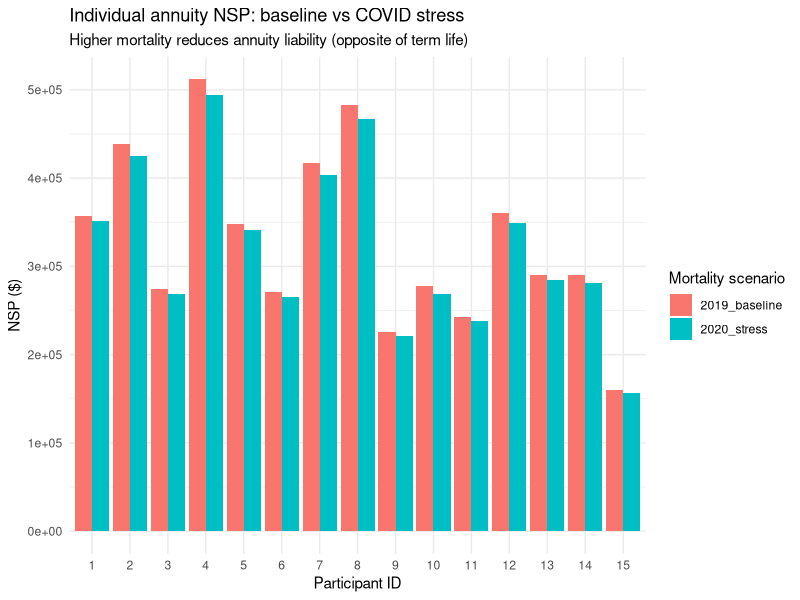
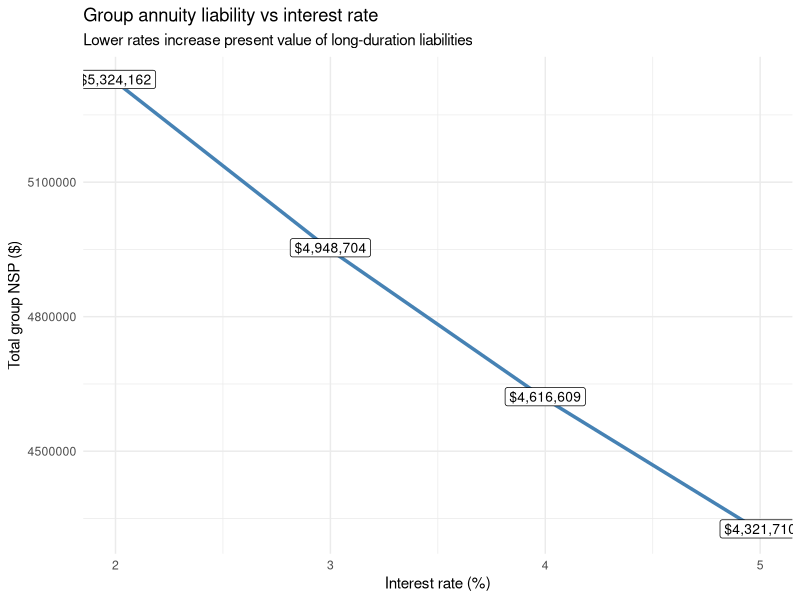
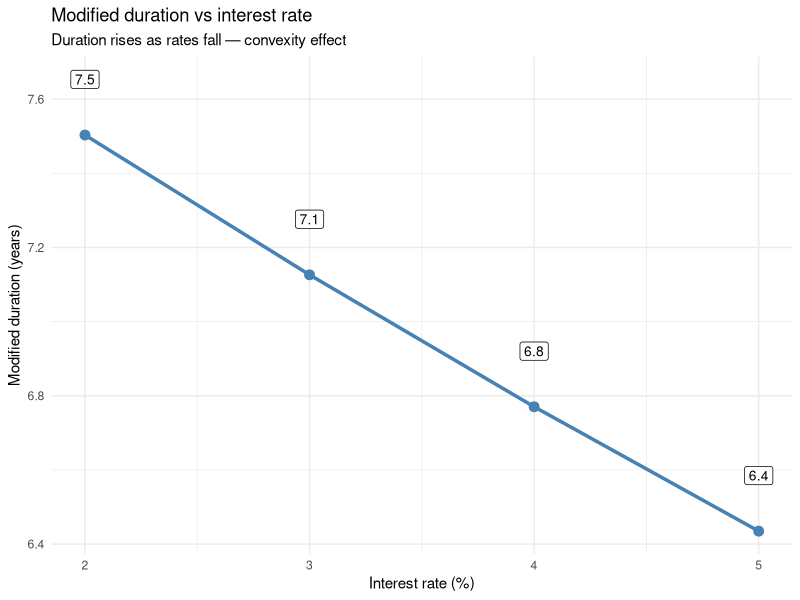
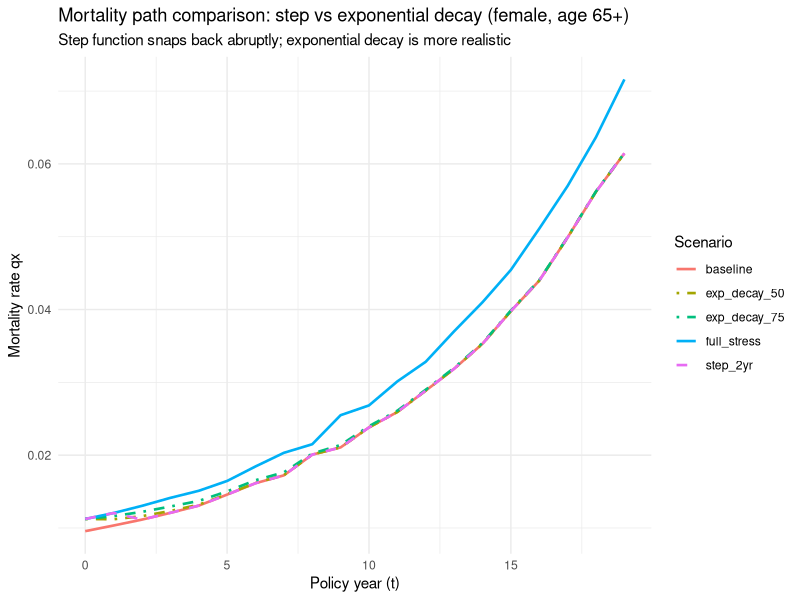

Here is the R script that generated these plots, in order:
# ---------------------------------------------------------
# Script: 07_prt_group_annuity.R
# Purpose: Extend life pricing project toward PRT context.
#







library(readr)
library(dplyr)
library(tibble)
library(ggplot2)
library(tidyr)




life_2019_f <- read_csv("data/processed/life_table_2019_female.csv")
life_2019_m <- read_csv("data/processed/life_table_2019_male.csv")
life_2020_f <- read_csv("data/processed/life_table_2020_female.csv")
life_2020_m <- read_csv("data/processed/life_table_2020_male.csv")

#   Section 1: Whole life annuity pricing (single life)

price_whole_life_annuity <- function(life_table, issue_age, annual_benefit, i) {
  
  v <- 1 / (1 + i)
  
  annuity_data <- life_table %>%
    filter(age >= issue_age) %>%
    arrange(age)
  
  lx0 <- annuity_data$lx[1]
  
  annuity_data <- annuity_data %>%
    mutate(
      t             = age - issue_age,
      survival_prob = lx / lx0,
      pv_payment    = annual_benefit * (v ^ t) * survival_prob
    )
  
  sum(annuity_data$pv_payment, na.rm = TRUE)
}


nsp_single_f65 <- price_whole_life_annuity(life_2019_f, 65, 12000, 0.03)
nsp_single_m65 <- price_whole_life_annuity(life_2019_m, 65, 12000, 0.03)

cat("Single life annuity NSP (Female 65, $12k/yr, i=3%):", round(nsp_single_f65, 2), "\n")
cat("Single life annuity NSP (Male   65, $12k/yr, i=3%):", round(nsp_single_m65, 2), "\n")
cat("Note: male NSP is LOWER because higher mortality -> fewer expected payments\n")
cat("      This is the OPPOSITE direction vs term life pricing.\n\n")


#   Section 2: Group census pricing

set.seed(42)

census <- tibble(
  participant_id  = 1:15,
  age             = c(58, 60, 61, 63, 64, 65, 65, 67, 68, 69, 70, 70, 71, 72, 72),
  sex             = c("F","M","F","M","F","F","M","M","F","M","F","M","F","M","F"),
  monthly_benefit = c(1800, 2500, 1500, 3200, 2100, 1700, 2800, 3500,
                      1600, 2200, 1900, 3000, 2400, 2700, 1400)
) %>%
  mutate(annual_benefit = monthly_benefit * 12)

print(census)


price_census <- function(census, life_table_f, life_table_m, i) {
  census %>%
    rowwise() %>%
    mutate(
      nsp = {
        lt <- if (sex == "F") life_table_f else life_table_m
        price_whole_life_annuity(lt, age, annual_benefit, i)
      }
    ) %>%
    ungroup()
}


census_priced_baseline <- price_census(census, life_2019_f, life_2019_m, 0.03)
census_priced_stress   <- price_census(census, life_2020_f, life_2020_m, 0.03)

total_liability_baseline <- sum(census_priced_baseline$nsp)
total_liability_stress   <- sum(census_priced_stress$nsp)

cat("--- Group census pricing ---\n")
cat("Total liability, 2019 baseline (i=3%): $",
    format(round(total_liability_baseline), big.mark = ","), "\n")
cat("Total liability, 2020 stress   (i=3%): $",
    format(round(total_liability_stress), big.mark = ","), "\n")
cat("Change:", round((total_liability_stress / total_liability_baseline - 1) * 100, 2), "%\n")
cat("Note: liability DECREASES under higher mortality for annuities\n\n")

census_comparison <- bind_rows(
  census_priced_baseline %>% mutate(mortality_scenario = "2019_baseline"),
  census_priced_stress   %>% mutate(mortality_scenario = "2020_stress")
) %>%
  select(participant_id, age, sex, annual_benefit, mortality_scenario, nsp)

write_csv(census_comparison, "data/processed/prt_census_pricing.csv")

if (!dir.exists("outputs")) dir.create("outputs")

p_census <- ggplot(census_comparison,
                   aes(x = factor(participant_id), y = nsp,
                       fill = mortality_scenario)) +
  geom_bar(stat = "identity", position = "dodge") +
  labs(
    title    = "Individual annuity NSP: baseline vs COVID stress",
    subtitle = "Higher mortality reduces annuity liability (opposite of term life)",
    x        = "Participant ID", y = "NSP ($)", fill = "Mortality scenario"
  ) +
  theme_minimal()

ggsave("outputs/prt_census_nsp.png", plot = p_census, width = 10, height = 5, dpi = 300)


#   Section 3: Interest rate sensitivity

rates <- c(0.02, 0.03, 0.04, 0.05)

rate_sensitivity <- tibble(
  interest_rate   = rates,
  total_liability = sapply(rates, function(r) {
    sum(price_census(census, life_2019_f, life_2019_m, i = r)$nsp)
  })
) %>%
  mutate(pct_change_vs_3pct = total_liability / total_liability[interest_rate == 0.03] - 1)

cat("--- Interest rate sensitivity ---\n")
print(rate_sensitivity)
cat("\n")

write_csv(rate_sensitivity, "data/processed/prt_rate_sensitivity.csv")

p_rate <- ggplot(rate_sensitivity, aes(x = interest_rate * 100, y = total_liability)) +
  geom_line(linewidth = 1.2, color = "steelblue") +
  geom_point(size = 3, color = "steelblue") +
  geom_label(aes(label = paste0("$", format(round(total_liability), big.mark = ","))),
             nudge_y = 5000, size = 3.5) +
  labs(
    title    = "Group annuity liability vs interest rate",
    subtitle = "Lower rates increase present value of long-duration liabilities",
    x = "Interest rate (%)", y = "Total group NSP ($)"
  ) +
  theme_minimal()

ggsave("outputs/prt_rate_sensitivity.png", plot = p_rate, width = 8, height = 5, dpi = 300)


#   Section 4: Duration and convexity of group liability

compute_duration_convexity <- function(census, life_f, life_m,
                                       i = 0.03, h = 0.0001) {
  P    <- sum(price_census(census, life_f, life_m, i)$nsp)
  P_up <- sum(price_census(census, life_f, life_m, i + h)$nsp)
  P_dn <- sum(price_census(census, life_f, life_m, i - h)$nsp)
  
  list(
    base_liability    = P,
    modified_duration = (P_dn - P_up) / (2 * h * P),
    convexity         = (P_up - 2 * P + P_dn) / (h ^ 2 * P)
  )
}


dc <- compute_duration_convexity(census, life_2019_f, life_2019_m, i = 0.03)

cat("--- Duration and convexity (i=3%, 2019 baseline) ---\n")
cat("Base liability:    $", format(round(dc$base_liability), big.mark = ","), "\n")
cat("Modified duration: ", round(dc$modified_duration, 2), "years\n")
cat("Convexity:         ", round(dc$convexity, 2), "\n\n")

# Validation: compare duration prediction vs actual rate sensitivity
di                   <- -0.01
predicted_pct_change <- -dc$modified_duration * di
actual_pct_change    <- rate_sensitivity$pct_change_vs_3pct[rate_sensitivity$interest_rate == 0.02]

cat("Validation: rate drops 3% -> 2% (di = -1%)\n")
cat("  Duration-predicted change: +", round(predicted_pct_change * 100, 2), "%\n")
cat("  Actual change (Section 3): +", round(actual_pct_change * 100, 2), "%\n")
cat("  Gap absorbed by convexity: ",
    round((actual_pct_change - predicted_pct_change) * 100, 2), "%\n\n")

# Duration is not constant: rises as rates fall
duration_by_rate <- tibble(
  interest_rate     = rates,
  modified_duration = sapply(rates, function(r) {
    compute_duration_convexity(census, life_2019_f, life_2019_m, i = r)$modified_duration
  })
)

cat("--- Duration at different rate levels ---\n")
print(duration_by_rate)
cat("Note: duration rises as rates fall — liability becomes more rate-sensitive\n\n")

write_csv(duration_by_rate, "data/processed/prt_duration_by_rate.csv")

p_duration <- ggplot(duration_by_rate,
                     aes(x = interest_rate * 100, y = modified_duration)) +
  geom_line(linewidth = 1.2, color = "steelblue") +
  geom_point(size = 3, color = "steelblue") +
  geom_label(aes(label = round(modified_duration, 1)), nudge_y = 0.15, size = 3.5) +
  labs(
    title    = "Modified duration vs interest rate",
    subtitle = "Duration rises as rates fall — convexity effect",
    x = "Interest rate (%)", y = "Modified duration (years)"
  ) +
  theme_minimal()

ggsave("outputs/prt_duration_by_rate.png", plot = p_duration,
       width = 8, height = 5, dpi = 300)


#   Section 5: Exponential decay stress scenario
#
# Script 06 used a step function for temporary stress:
#   years 0 to (stress_years-1): use 2020 mortality
#   year stress_years onwards:   snap back instantly to 2019 baseline
#
# This is unrealistic. A shock like COVID would fade gradually.
# A more defensible assumption is exponential decay of excess mortality:
#
#   qx_used(t) = qx_baseline(age+t) + excess(age+t) * decay_rate^t
#   excess(age) = qx_stress(age) - qx_baseline(age)
#
#   decay_rate = 1.0  -> stress never fades (permanent shift)
#   decay_rate = 0.5  -> excess mortality halves each year
#   decay_rate = 0.0  -> stress fully gone after year 0
#
# This connects to how Scale MP-2021 works: mortality improvement is a continuous path, not a discrete jump. 



price_annuity_exp_decay <- function(life_table_baseline, life_table_stress,
                                    issue_age, annual_benefit, i,
                                    decay_rate = 0.5) {
  v <- 1 / (1 + i)
  
  base_data <- life_table_baseline %>%
    filter(age >= issue_age) %>% arrange(age) %>%
    select(age, qx_base = qx, lx)
  
  stress_data <- life_table_stress %>%
    filter(age >= issue_age) %>% arrange(age) %>%
    select(age, qx_stress = qx)
  
  pricing_data <- base_data %>%
    left_join(stress_data, by = "age") %>%
    mutate(
      t       = age - issue_age,
      excess  = qx_stress - qx_base,
      qx_used = qx_base + excess * (decay_rate ^ t),
      px_used = 1 - qx_used
    )
  
  pricing_data$survival_prob    <- NA_real_
  pricing_data$survival_prob[1] <- 1
  
  for (k in 2:nrow(pricing_data)) {
    pricing_data$survival_prob[k] <-
      pricing_data$survival_prob[k - 1] * pricing_data$px_used[k - 1]
  }
  
  pricing_data <- pricing_data %>%
    mutate(pv_payment = annual_benefit * (v ^ t) * survival_prob)
  
  sum(pricing_data$pv_payment, na.rm = TRUE)
}


# Compare mortality paths: step vs exponential decay
issue_age_plot <- 65
t_vals         <- 0:19

baseline_qx <- life_2019_f %>%
  filter(age >= issue_age_plot, age < issue_age_plot + 20) %>%
  arrange(age) %>% pull(qx)

stress_qx <- life_2020_f %>%
  filter(age >= issue_age_plot, age < issue_age_plot + 20) %>%
  arrange(age) %>% pull(qx)

excess_qx <- stress_qx - baseline_qx

decay_paths <- tibble(
  t            = t_vals,
  baseline     = baseline_qx,
  full_stress  = stress_qx,
  step_2yr     = ifelse(t_vals < 2, stress_qx, baseline_qx),
  exp_decay_50 = baseline_qx + excess_qx * (0.50 ^ t_vals),
  exp_decay_75 = baseline_qx + excess_qx * (0.75 ^ t_vals)
) %>%
  pivot_longer(-t, names_to = "scenario", values_to = "qx")

p_decay <- ggplot(decay_paths, aes(x = t, y = qx, color = scenario, linetype = scenario)) +
  geom_line(linewidth = 0.9) +
  scale_linetype_manual(values = c(
    baseline     = "solid",   full_stress  = "solid",
    step_2yr     = "dashed",  exp_decay_50 = "dotdash",
    exp_decay_75 = "dotdash"
  )) +
  labs(
    title    = "Mortality path comparison: step vs exponential decay (female, age 65+)",
    subtitle = "Step function snaps back abruptly; exponential decay is more realistic",
    x = "Policy year (t)", y = "Mortality rate qx",
    color = "Scenario", linetype = "Scenario"
  ) +
  theme_minimal()

ggsave("outputs/prt_mortality_path_decay.png", plot = p_decay,
       width = 10, height = 5, dpi = 300)


# Price group census under different stress assumptions
price_census_exp_decay <- function(census, life_f_base, life_m_base,
                                   life_f_stress, life_m_stress,
                                   i, decay_rate) {
  census %>%
    rowwise() %>%
    mutate(
      nsp = {
        lb <- if (sex == "F") life_f_base   else life_m_base
        ls <- if (sex == "F") life_f_stress else life_m_stress
        price_annuity_exp_decay(lb, ls, age, annual_benefit, i, decay_rate)
      }
    ) %>%
    ungroup()
}

total_exp50 <- sum(price_census_exp_decay(census,
                                          life_2019_f, life_2019_m, life_2020_f, life_2020_m, 0.03, 0.50)$nsp)
total_exp75 <- sum(price_census_exp_decay(census,
                                          life_2019_f, life_2019_m, life_2020_f, life_2020_m, 0.03, 0.75)$nsp)
total_exp00 <- sum(price_census_exp_decay(census,
                                          life_2019_f, life_2019_m, life_2020_f, life_2020_m, 0.03, 0.00)$nsp)

stress_comparison <- tibble(
  scenario        = c("baseline", "full_stress_(decay=1)",
                      "exp_decay_75pct", "exp_decay_50pct", "no_persistence_(decay=0)"),
  decay_rate      = c(NA, 1.0, 0.75, 0.50, 0.0),
  total_liability = c(total_liability_baseline, total_liability_stress,
                      total_exp75, total_exp50, total_exp00)
) %>%
  mutate(pct_change = total_liability / total_liability_baseline - 1)

cat("--- Stress scenario comparison (group census, i=3%) ---\n")
print(stress_comparison)
cat("\n")

write_csv(stress_comparison, "data/processed/prt_stress_comparison.csv")



# Summary of key numbers for interview reference


cat("\n========== KEY NUMBERS FOR INTERVIEW ==========\n")

cat("\n[Term life stress — Scripts 05/06]\n")
cat("  Female NSP increase (2020 vs 2019): +16.7%\n")
cat("  Male   NSP increase (2020 vs 2019): +20.9%\n")

cat("\n[Single life annuity — age 65, $12k/yr, i=3%]\n")
cat("  Female: $", format(round(nsp_single_f65), big.mark=","), "\n")
cat("  Male:   $", format(round(nsp_single_m65), big.mark=","), "\n")
cat("  Male is LOWER — opposite of term life\n")

cat("\n[Group census — 15 participants, i=3%]\n")
cat("  Baseline: $", format(round(total_liability_baseline), big.mark=","), "\n")
cat("  Full stress (2020): $", format(round(total_liability_stress), big.mark=","),
    sprintf(" (%+.1f%%)\n", (total_liability_stress/total_liability_baseline-1)*100))

cat("\n[Interest rate sensitivity]\n")
for (r in 1:nrow(rate_sensitivity)) {
  cat(sprintf("  i=%.0f%%: $%s  (%+.1f%% vs i=3%%)\n",
              rate_sensitivity$interest_rate[r]*100,
              format(round(rate_sensitivity$total_liability[r]), big.mark=","),
              rate_sensitivity$pct_change_vs_3pct[r]*100))
}

cat("\n[Duration and convexity — i=3%, 2019 baseline]\n")
cat("  Modified duration:", round(dc$modified_duration, 2), "years\n")
cat("  Convexity:        ", round(dc$convexity, 2), "\n")
cat("  Meaning: 1% rate drop -> liability up ~",
    round(dc$modified_duration, 1), "%\n")
cat(sprintf("  Duration predicted: %+.2f%%   Actual: %+.2f%%   Gap (convexity): %+.2f%%\n",
            predicted_pct_change*100, actual_pct_change*100,
            (actual_pct_change - predicted_pct_change)*100))

cat("\n[Exponential decay stress]\n")
for (r in 1:nrow(stress_comparison)) {
  cat(sprintf("  %-30s $%s  (%+.1f%%)\n",
              stress_comparison$scenario[r],
              format(round(stress_comparison$total_liability[r]), big.mark=","),
              stress_comparison$pct_change[r]*100))
}
cat("  decay=0.5 means excess mortality halves each year\n")
cat("  More realistic than step function; consistent with MP-2021 logic\n")
